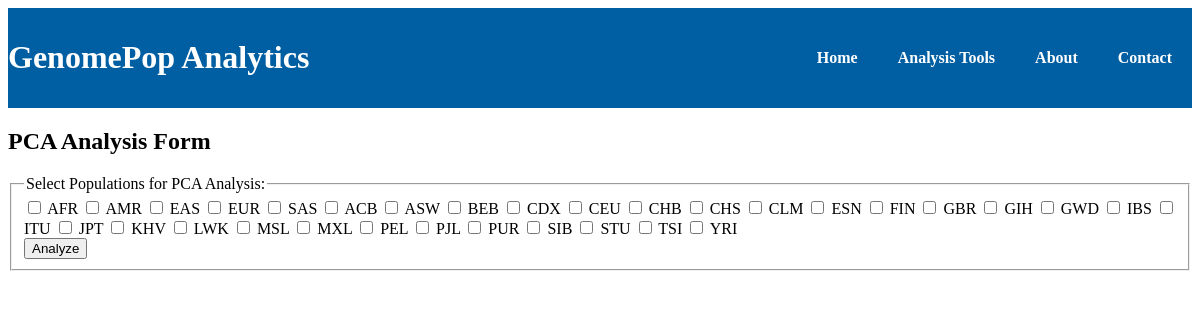
/analysis_tools/pca, run on the app's committed database.
### tables this page shows
CREATE TABLE populations (
    PopulationID INTEGER PRIMARY KEY AUTOINCREMENT,
    PopulationName TEXT NOT NULL,
    is_Superpopulation INTEGER NOT NULL CHECK (is_Superpopulation IN (0,1))
);

### app/main.py (the view)
@app.route('/analysis_tools/pca')
def pca_form():
    db = get_db()
    if db is None:
        return "Error: Unable to connect to the database."
    cursor = db.execute('SELECT PopulationID, PopulationName FROM Populations')
    populations = cursor.fetchall()
    return render_template('pca_form.html', populations=populations)

### app/main.py (called while the page is built)
def get_db():
    db = getattr(g, '_database', None)
    if db is None:
        db = g._database = sqlite3.connect(DATABASE)
        db.row_factory = sqlite3.Row
        db.execute('PRAGMA foreign_keys = ON')
        db.commit()
    return db

@app.teardown_appcontext
def close_connection(exception):
    db = getattr(g, '_database', None)
    if db is not None:
        db.close()

### app/templates/pca_form.html
{% extends "layout.html" %}
{% block content %}
<h2>PCA Analysis Form</h2>
<form action="{{ url_for('analyze') }}" method="post" id="pcaForm">
    <fieldset>
        <legend>Select Populations for PCA Analysis:</legend>
        <div class="population-container">
            {% for population in populations %}
                <label class="population-label">
                    <input type="checkbox" id="pop{{ population.PopulationID }}" name="populations[]" value="{{ population.PopulationID }}">
                    <span>{{ population.PopulationName }}</span>
                </label>
            {% endfor %}
        </div>
        <button type="submit" class="btn btn-primary">Analyze</button>
    </fieldset>
</form>
{% endblock %}

### app/templates/layout.html (shortened to what this page needs)
<!DOCTYPE html>
<html lang="en">
<head>
    <link rel="stylesheet" href="{{ url_for('static', filename='css/style.css') }}">
</head>
<body>
    <div class="top-banner">
        <header class="site-header">
            <h1>GenomePop Analytics</h1>
            <nav class="site-nav">
                <ul>
                    <li><a href="{{ url_for('index') }}">Home</a></li>
                    <li><a href="{{ url_for('analysis_tools') }}">Analysis Tools</a></li>
                    <li><a href="{{ url_for('about') }}">About</a></li>
                    <li><a href="{{ url_for('contact') }}">Contact</a></li>
                </ul>
            </nav>
        </header>
    </div>
    <main>
        {% block content %}{% endblock %}
    </main>
</body>
</html>

### app/static/css/style.css (style rules this page uses)
.top-banner { background-color: #005ea2; padding: 10px 0; width: 100%; }
.site-header { max-width: 1200px; margin: 0 auto; display: flex; justify-content: space-between; align-items: center; color: white; }
.site-nav ul { list-style: none; display: flex; margin: 0; padding: 0; }
.site-nav ul li { margin: 0 10px; }
.site-nav ul li a { color: white; text-decoration: none; padding: 5px 10px; font-weight: bold; }

### data on the page
populations: PopulationName "AFR"
populations: PopulationName "AMR"
populations: PopulationName "EAS"
populations: PopulationName "EUR"
populations: PopulationName "SAS"
populations: PopulationName "ACB"
populations: PopulationName "ASW"
populations: PopulationName "BEB"
populations: PopulationName "CDX"
populations: PopulationName "CEU"
populations: PopulationName "CHB"
populations: PopulationName "CHS"
populations: PopulationName "CLM"
populations: PopulationName "ESN"
populations: PopulationName "FIN"
populations: PopulationName "GBR"
populations: PopulationName "GIH"
populations: PopulationName "GWD"
populations: PopulationName "IBS"
populations: PopulationName "ITU"
populations: PopulationName "JPT"
populations: PopulationName "KHV"
populations: PopulationName "LWK"
populations: PopulationName "MSL"
populations: PopulationName "MXL"
populations: PopulationName "PEL"
populations: PopulationName "PJL"
populations: PopulationName "PUR"
populations: PopulationName "SIB"
populations: PopulationName "STU"
populations: PopulationName "TSI"
populations: PopulationName "YRI"
